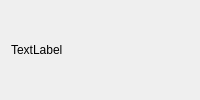
<?xml version="1.0" encoding="UTF-8"?>
<ui version="4.0">
 <class>ChatBubbleUser</class>
 <widget class="QWidget" name="ChatBubbleUser">
  <layout class="QHBoxLayout" name="bubbleLayout">
   <item>
    <widget class="QLabel" name="labelMessage">
     <property name="minimumSize">
      <size>
       <width>100</width>
       <height>0</height>
      </size>
     </property>
     <property name="maximumSize">
      <size>
       <width>400</width>
       <height>16777215</height>
      </size>
     </property>
     <property name="text">
      <string>TextLabel</string>
     </property>
     <property name="wordWrap">
      <bool>true</bool>
     </property>
    </widget>
   </item>
  </layout>
 </widget>
 <resources/>
 <connections/>
</ui>
